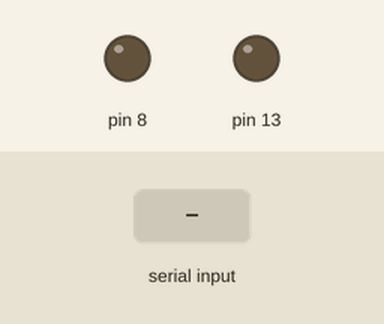
A sketch run on a simulated Arduino Uno, built with avr-gcc and run on an emulated ATmega328P. Shown: output pins drawn as LEDs (lit = HIGH). The test bench sets the inputs (shaded band). What the sketch prints to the serial monitor is not drawn.

Above: at 1.2 s.
1.3 s: "0" received over Serial
At 2.5 s:
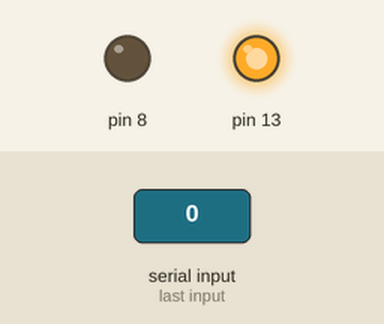
2.8 s: "2" received over Serial
At 3.7 s:
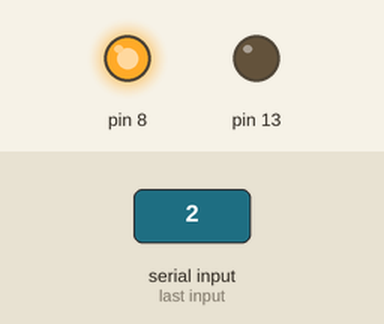
4.3 s: "3" received over Serial
At 4.9 s:
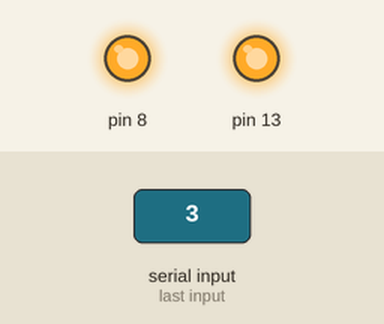
Timing chart, 0 to 7.3 s (numbered marks = the images above; inputs shaded):
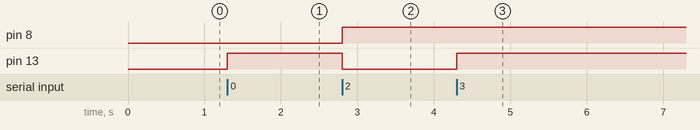

The sketch:

valve_tester.ino
```cpp
char ser;

void setup() {
  // put your setup code here, to run once:
  pinMode(8, OUTPUT);
  pinMode(13, OUTPUT);
  Serial.begin(9600);
}

void loop() {
  // put your main code here, to run repeatedly:


  if (Serial.available() > 0) {
    ser = Serial.read();


    if (ser == '0') {
      digitalWrite(8, LOW);
      digitalWrite(13, HIGH);
      Serial.write("LH ");
    }
    else if (ser == '1') {
      digitalWrite(8, LOW);    // turn the LED off by making the voltage LOW
      digitalWrite(13, LOW);
     Serial.write("LL ");
    }

    else if (ser == '2') {
      digitalWrite(8, HIGH);
      digitalWrite(13, LOW);
      Serial.write("HL ");
    }
    if (ser == '3') {
      digitalWrite(8, HIGH);
      digitalWrite(13, HIGH);
      Serial.write("HH ");
    }

  }
}
```

Measured:
- after the input at 1.3 s, pin 13: LOW → HIGH at once
- after the input at 2.8 s, pin 8: LOW → HIGH at once; pin 13: HIGH → LOW at once
- after the input at 4.3 s, pin 13: LOW → HIGH at once
